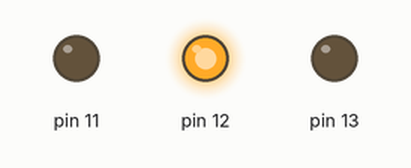
Simulated run of this program. Board: Raspberry Pi (header pin numbers). On the bench: output pins drawn as LEDs (lit = HIGH). At 12.0 s the program stops and its outputs stay as they are.

Above: at 0.1 s.
At 1.1 s:
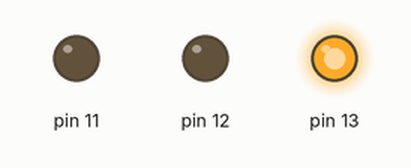
At 2.7 s:
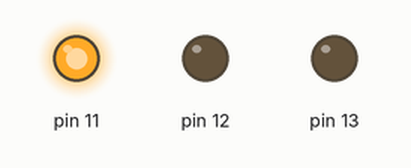
Timing chart, 0 to 3.0 s (numbered marks = the images above):
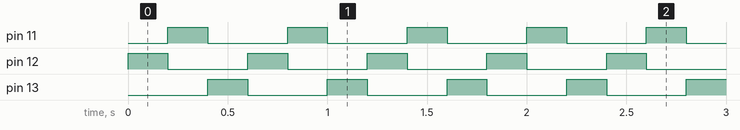

The program:

led_blink.py
```python
import RPi.GPIO as GPIO
import time

GPIO.cleanup()
GPIO.setmode(GPIO.BOARD)

GPIO.setup(12,GPIO.OUT)
GPIO.setup(11,GPIO.OUT)
GPIO.setup(13,GPIO.OUT)

for i in range(20):
        GPIO.output(12, GPIO.HIGH)
        time.sleep(0.2)
        GPIO.output(12, GPIO.LOW)
	GPIO.output(11, GPIO.HIGH)
        time.sleep(0.2)
	GPIO.output(11, GPIO.LOW)
	GPIO.output(13, GPIO.HIGH)
	time.sleep(0.2)
	GPIO.output(13, GPIO.LOW)

GPIO.cleanup()
```

Measured:
- by itself, pin 11–13: alternates HIGH for 0.20 s and LOW for 0.40 s, 40 changes in all, then stays LOW
